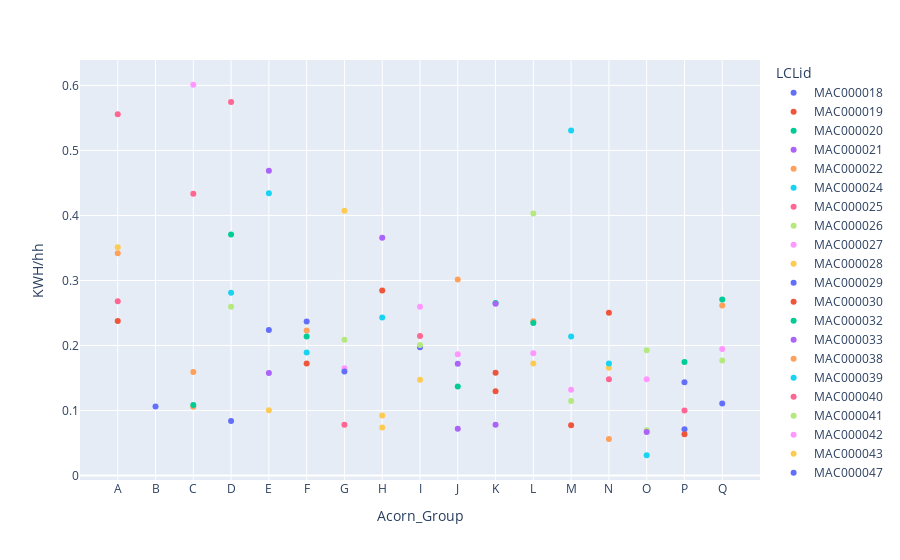

The code cell stored with this chart in its notebook:
### Code cell
# x and y given as DataFrame columns
import plotly.express as px
# iris is a pandas DataFrame
fig = px.scatter(dfhouse, x="Acorn_Group", y="KWH/hh", hover_data= ['LCLid'], color='LCLid',category_orders={"Acorn_Group": ['A','B','C','D','E','F','G','H','I','J','K','L','M', 'N','O','P','Q']})
fig.show()

### Figure 1 — Plotly figure (JSON) as saved in the notebook; plotly's stock layout.template omitted (floating-point values rounded to 4 significant figures)
{"data": [{"customdata": [["MAC000018"]], "hovertemplate": "LCLid=%{customdata[0]}<br>Acorn_Group=%{x}<br>KWH/hh=%{y}<extra></extra>", "legendgroup": "MAC000018", "marker": {"color": "#636efa", "symbol": "circle"}, "mode": "markers", "name": "MAC000018", "orientation": "v", "showlegend": true, "type": "scatter", "x": ["E"], "xaxis": "x", "y": [0.2239], "yaxis": "y"}, {"customdata": [["MAC000019"]], "hovertemplate": "LCLid=%{customdata[0]}<br>Acorn_Group=%{x}<br>KWH/hh=%{y}<extra></extra>", "legendgroup": "MAC000019", "marker": {"color": "#EF553B", "symbol": "circle"}, "mode": "markers", "name": "MAC000019", "orientation": "v", "showlegend": true, "type": "scatter", "x": ["K"], "xaxis": "x", "y": [0.1296], "yaxis": "y"}, {"customdata": [["MAC000020"]], "hovertemplate": "LCLid=%{customdata[0]}<br>Acorn_Group=%{x}<br>KWH/hh=%{y}<extra></extra>", "legendgroup": "MAC000020", "marker": {"color": "#00cc96", "symbol": "circle"}, "mode": "markers", "name": "MAC000020", "orientation": "v", "showlegend": true, "type": "scatter", "x": ["J"], "xaxis": "x", "y": [0.1368], "yaxis": "y"}, {"customdata": [["MAC000021"]], "hovertemplate": "LCLid=%{customdata[0]}<br>Acorn_Group=%{x}<br>KWH/hh=%{y}<extra></extra>", "legendgroup": "MAC000021", "marker": {"color": "#ab63fa", "symbol": "circle"}, "mode": "markers", "name": "MAC000021", "orientation": "v", "showlegend": true, "type": "scatter", "x": ["E"], "xaxis": "x", "y": [0.4689], "yaxis": "y"}, {"customdata": [["MAC000022"]], "hovertemplate": "LCLid=%{customdata[0]}<br>Acorn_Group=%{x}<br>KWH/hh=%{y}<extra></extra>", "legendgroup": "MAC000022", "marker": {"color": "#FFA15A", "symbol": "circle"}, "mode": "markers", "name": "MAC000022", "orientation": "v", "showlegend": true, "type": "scatter", "x": ["Q"], "xaxis": "x", "y": [0.2615], "yaxis": "y"}, {"customdata": [["MAC000024"]], "hovertemplate": "LCLid=%{customdata[0]}<br>Acorn_Group=%{x}<br>KWH/hh=%{y}<extra></extra>", "legendgroup": "MAC000024", "marker": {"color": "#19d3f3", "symbol": "circle"}, "mode": "markers", "name": "MAC000024", "orientation": "v", "showlegend": true, "type": "scatter", "x": ["E"], "xaxis": "x", "y": [0.4342], "yaxis": "y"}, {"customdata": [["MAC000025"]], "hovertemplate": "LCLid=%{customdata[0]}<br>Acorn_Group=%{x}<br>KWH/hh=%{y}<extra></extra>", "legendgroup": "MAC000025", "marker": {"color": "#FF6692", "symbol": "circle"}, "mode": "markers", "name": "MAC000025", "orientation": "v", "showlegend": true, "type": "scatter", "x": ["P"], "xaxis": "x", "y": [0.09987], "yaxis": "y"}, {"customdata": [["MAC000026"]], "hovertemplate": "LCLid=%{customdata[0]}<br>Acorn_Group=%{x}<br>KWH/hh=%{y}<extra></extra>", "legendgroup": "MAC000026", "marker": {"color": "#B6E880", "symbol": "circle"}, "mode": "markers", "name": "MAC000026", "orientation": "v", "showlegend": true, "type": "scatter", "x": ["D"], "xaxis": "x", "y": [0.2596], "yaxis": "y"}, {"customdata": [["MAC000027"]], "hovertemplate": "LCLid=%{customdata[0]}<br>Acorn_Group=%{x}<br>KWH/hh=%{y}<extra></extra>", "legendgroup": "MAC000027", "marker": {"color": "#FF97FF", "symbol": "circle"}, "mode": "markers", "name": "MAC000027", "orientation": "v", "showlegend": true, "type": "scatter", "x": ["J"], "xaxis": "x", "y": [0.1867], "yaxis": "y"}, {"customdata": [["MAC000028"]], "hovertemplate": "LCLid=%{customdata[0]}<br>Acorn_Group=%{x}<br>KWH/hh=%{y}<extra></extra>", "legendgroup": "MAC000028", "marker": {"color": "#FECB52", "symbol": "circle"}, "mode": "markers", "name": "MAC000028", "orientation": "v", "showlegend": true, "type": "scatter", "x": ["E"], "xaxis": "x", "y": [0.1003], "yaxis": "y"}, {"customdata": [["MAC000029"]], "hovertemplate": "LCLid=%{customdata[0]}<br>Acorn_Group=%{x}<br>KWH/hh=%{y}<extra></extra>", "legendgroup": "MAC000029", "marker": {"color": "#636efa", "symbol": "circle"}, "mode": "markers", "name": "MAC000029", "orientation": "v", "showlegend": true, "type": "scatter", "x": ["P"], "xaxis": "x", "y": [0.07135], "yaxis": "y"}, {"customdata": [["MAC000030"]], "hovertemplate": "LCLid=%{customdata[0]}<br>Acorn_Group=%{x}<br>KWH/hh=%{y}<extra></extra>", "legendgroup": "MAC000030", "marker": {"color": "#EF553B", "symbol": "circle"}, "mode": "markers", "name": "MAC000030", "orientation": "v", "showlegend": true, "type": "scatter", "x": ["A"], "xaxis": "x", "y": [0.2375], "yaxis": "y"}, {"customdata": [["MAC000032"]], "hovertemplate": "LCLid=%{customdata[0]}<br>Acorn_Group=%{x}<br>KWH/hh=%{y}<extra></extra>", "legendgroup": "MAC000032", "marker": {"color": "#00cc96", "symbol": "circle"}, "mode": "markers", "name": "MAC000032", "orientation": "v", "showlegend": true, "type": "scatter", "x": ["Q"], "xaxis": "x", "y": [0.2705], "yaxis": "y"}, {"customdata": [["MAC000033"]], "hovertemplate": "LCLid=%{customdata[0]}<br>Acorn_Group=%{x}<br>KWH/hh=%{y}<extra></extra>", "legendgroup": "MAC000033", "marker": {"color": "#ab63fa", "symbol": "circle"}, "mode": "markers", "name": "MAC000033", "orientation": "v", "showlegend": true, "type": "scatter", "x": ["E"], "xaxis": "x", "y": [0.1577], "yaxis": "y"}, {"customdata": [["MAC000038"]], "hovertemplate": "LCLid=%{customdata[0]}<br>Acorn_Group=%{x}<br>KWH/hh=%{y}<extra></extra>", "legendgroup": "MAC000038", "marker": {"color": "#FFA15A", "symbol": "circle"}, "mode": "markers", "name": "MAC000038", "orientation": "v", "showlegend": true, "type": "scatter", "x": ["L"], "xaxis": "x", "y": [0.2373], "yaxis": "y"}, {"customdata": [["MAC000039"]], "hovertemplate": "LCLid=%{customdata[0]}<br>Acorn_Group=%{x}<br>KWH/hh=%{y}<extra></extra>", "legendgroup": "MAC000039", "marker": {"color": "#19d3f3", "symbol": "circle"}, "mode": "markers", "name": "MAC000039", "orientation": "v", "showlegend": true, "type": "scatter", "x": ["F"], "xaxis": "x", "y": [0.1893], "yaxis": "y"}, {"customdata": [["MAC000040"]], "hovertemplate": "LCLid=%{customdata[0]}<br>Acorn_Group=%{x}<br>KWH/hh=%{y}<extra></extra>", "legendgroup": "MAC000040", "marker": {"color": "#FF6692", "symbol": "circle"}, "mode": "markers", "name": "MAC000040", "orientation": "v", "showlegend": true, "type": "scatter", "x": ["A"], "xaxis": "x", "y": [0.5557], "yaxis": "y"}, {"customdata": [["MAC000041"]], "hovertemplate": "LCLid=%{customdata[0]}<br>Acorn_Group=%{x}<br>KWH/hh=%{y}<extra></extra>", "legendgroup": "MAC000041", "marker": {"color": "#B6E880", "symbol": "circle"}, "mode": "markers", "name": "MAC000041", "orientation": "v", "showlegend": true, "type": "scatter", "x": ["Q"], "xaxis": "x", "y": [0.1767], "yaxis": "y"}, {"customdata": [["MAC000042"]], "hovertemplate": "LCLid=%{customdata[0]}<br>Acorn_Group=%{x}<br>KWH/hh=%{y}<extra></extra>", "legendgroup": "MAC000042", "marker": {"color": "#FF97FF", "symbol": "circle"}, "mode": "markers", "name": "MAC000042", "orientation": "v", "showlegend": true, "type": "scatter", "x": ["Q"], "xaxis": "x", "y": [0.1946], "yaxis": "y"}, {"customdata": [["MAC000043"]], "hovertemplate": "LCLid=%{customdata[0]}<br>Acorn_Group=%{x}<br>KWH/hh=%{y}<extra></extra>", "legendgroup": "MAC000043", "marker": {"color": "#FECB52", "symbol": "circle"}, "mode": "markers", "name": "MAC000043", "orientation": "v", "showlegend": true, "type": "scatter", "x": ["H"], "xaxis": "x", "y": [0.07385], "yaxis": "y"}, {"customdata": [["MAC000047"]], "hovertemplate": "LCLid=%{customdata[0]}<br>Acorn_Group=%{x}<br>KWH/hh=%{y}<extra></extra>", "legendgroup": "MAC000047", "marker": {"color": "#636efa", "symbol": "circle"}, "mode": "markers", "name": "MAC000047", "orientation": "v", "showlegend": true, "type": "scatter", "x": ["Q"], "xaxis": "x", "y": [0.1107], "yaxis": "y"}, {"customdata": [["MAC000053"]], "hovertemplate": "LCLid=%{customdata[0]}<br>Acorn_Group=%{x}<br>KWH/hh=%{y}<extra></extra>", "legendgroup": "MAC000053", "marker": {"color": "#EF553B", "symbol": "circle"}, "mode": "markers", "name": "MAC000053", "orientation": "v", "showlegend": true, "type": "scatter", "x": ["F"], "xaxis": "x", "y": [0.1724], "yaxis": "y"}, {"customdata": [["MAC000055"]], "hovertemplate": "LCLid=%{customdata[0]}<br>Acorn_Group=%{x}<br>KWH/hh=%{y}<extra></extra>", "legendgroup": "MAC000055", "marker": {"color": "#00cc96", "symbol": "circle"}, "mode": "markers", "name": "MAC000055", "orientation": "v", "showlegend": true, "type": "scatter", "x": ["K"], "xaxis": "x", "y": [0.2652], "yaxis": "y"}, {"customdata": [["MAC000059"]], "hovertemplate": "LCLid=%{customdata[0]}<br>Acorn_Group=%{x}<br>KWH/hh=%{y}<extra></extra>", "legendgroup": "MAC000059", "marker": {"color": "#ab63fa", "symbol": "circle"}, "mode": "markers", "name": "MAC000059", "orientation": "v", "showlegend": true, "type": "scatter", "x": ["H"], "xaxis": "x", "y": [0.3656], "yaxis": "y"}, {"customdata": [["MAC000060"]], "hovertemplate": "LCLid=%{customdata[0]}<br>Acorn_Group=%{x}<br>KWH/hh=%{y}<extra></extra>", "legendgroup": "MAC000060", "marker": {"color": "#FFA15A", "symbol": "circle"}, "mode": "markers", "name": "MAC000060", "orientation": "v", "showlegend": true, "type": "scatter", "x": ["F"], "xaxis": "x", "y": [0.2232], "yaxis": "y"}, {"customdata": [["MAC000062"]], "hovertemplate": "LCLid=%{customdata[0]}<br>Acorn_Group=%{x}<br>KWH/hh=%{y}<extra></extra>", "legendgroup": "MAC000062", "marker": {"color": "#19d3f3", "symbol": "circle"}, "mode": "markers", "name": "MAC000062", "orientation": "v", "showlegend": true, "type": "scatter", "x": ["H"], "xaxis": "x", "y": [0.2432], "yaxis": "y"}, {"customdata": [["MAC000067"]], "hovertemplate": "LCLid=%{customdata[0]}<br>Acorn_Group=%{x}<br>KWH/hh=%{y}<extra></extra>", "legendgroup": "MAC000067", "marker": {"color": "#FF6692", "symbol": "circle"}, "mode": "markers", "name": "MAC000067", "orientation": "v", "showlegend": true, "type": "scatter", "x": ["N"], "xaxis": "x", "y": [0.1482], "yaxis": "y"}, {"customdata": [["MAC000068"]], "hovertemplate": "LCLid=%{customdata[0]}<br>Acorn_Group=%{x}<br>KWH/hh=%{y}<extra></extra>", "legendgroup": "MAC000068", "marker": {"color": "#B6E880", "symbol": "circle"}, "mode": "markers", "name": "MAC000068", "orientation": "v", "showlegend": true, "type": "scatter", "x": ["L"], "xaxis": "x", "y": [0.4029], "yaxis": "y"}, {"customdata": [["MAC000069"]], "hovertemplate": "LCLid=%{customdata[0]}<br>Acorn_Group=%{x}<br>KWH/hh=%{y}<extra></extra>", "legendgroup": "MAC000069", "marker": {"color": "#FF97FF", "symbol": "circle"}, "mode": "markers", "name": "MAC000069", "orientation": "v", "showlegend": true, "type": "scatter", "x": ["G"], "xaxis": "x", "y": [0.1649], "yaxis": "y"}, {"customdata": [["MAC000070"]], "hovertemplate": "LCLid=%{customdata[0]}<br>Acorn_Group=%{x}<br>KWH/hh=%{y}<extra></extra>", "legendgroup": "MAC000070", "marker": {"color": "#FECB52", "symbol": "circle"}, "mode": "markers", "name": "MAC000070", "orientation": "v", "showlegend": true, "type": "scatter", "x": ["H"], "xaxis": "x", "y": [0.09245], "yaxis": "y"}, {"customdata": [["MAC000073"]], "hovertemplate": "LCLid=%{customdata[0]}<br>Acorn_Group=%{x}<br>KWH/hh=%{y}<extra></extra>", "legendgroup": "MAC000073", "marker": {"color": "#636efa", "symbol": "circle"}, "mode": "markers", "name": "MAC000073", "orientation": "v", "showlegend": true, "type": "scatter", "x": ["D"], "xaxis": "x", "y": [0.08379], "yaxis": "y"}, {"customdata": [["MAC000074"]], "hovertemplate": "LCLid=%{customdata[0]}<br>Acorn_Group=%{x}<br>KWH/hh=%{y}<extra></extra>", "legendgroup": "MAC000074", "marker": {"color": "#EF553B", "symbol": "circle"}, "mode": "markers", "name": "MAC000074", "orientation": "v", "showlegend": true, "type": "scatter", "x": ["H"], "xaxis": "x", "y": [0.2844], "yaxis": "y"}, {"customdata": [["MAC000079"]], "hovertemplate": "LCLid=%{customdata[0]}<br>Acorn_Group=%{x}<br>KWH/hh=%{y}<extra></extra>", "legendgroup": "MAC000079", "marker": {"color": "#00cc96", "symbol": "circle"}, "mode": "markers", "name": "MAC000079", "orientation": "v", "showlegend": true, "type": "scatter", "x": ["D"], "xaxis": "x", "y": [0.3706], "yaxis": "y"}, {"customdata": [["MAC000081"]], "hovertemplate": "LCLid=%{customdata[0]}<br>Acorn_Group=%{x}<br>KWH/hh=%{y}<extra></extra>", "legendgroup": "MAC000081", "marker": {"color": "#ab63fa", "symbol": "circle"}, "mode": "markers", "name": "MAC000081", "orientation": "v", "showlegend": true, "type": "scatter", "x": ["K"], "xaxis": "x", "y": [0.2642], "yaxis": "y"}, {"customdata": [["MAC000083"]], "hovertemplate": "LCLid=%{customdata[0]}<br>Acorn_Group=%{x}<br>KWH/hh=%{y}<extra></extra>", "legendgroup": "MAC000083", "marker": {"color": "#FFA15A", "symbol": "circle"}, "mode": "markers", "name": "MAC000083", "orientation": "v", "showlegend": true, "type": "scatter", "x": ["J"], "xaxis": "x", "y": [0.3016], "yaxis": "y"}, {"customdata": [["MAC000084"]], "hovertemplate": "LCLid=%{customdata[0]}<br>Acorn_Group=%{x}<br>KWH/hh=%{y}<extra></extra>", "legendgroup": "MAC000084", "marker": {"color": "#19d3f3", "symbol": "circle"}, "mode": "markers", "name": "MAC000084", "orientation": "v", "showlegend": true, "type": "scatter", "x": ["D"], "xaxis": "x", "y": [0.281], "yaxis": "y"}, {"customdata": [["MAC000085"]], "hovertemplate": "LCLid=%{customdata[0]}<br>Acorn_Group=%{x}<br>KWH/hh=%{y}<extra></extra>", "legendgroup": "MAC000085", "marker": {"color": "#FF6692", "symbol": "circle"}, "mode": "markers", "name": "MAC000085", "orientation": "v", "showlegend": true, "type": "scatter", "x": ["D"], "xaxis": "x", "y": [0.5744], "yaxis": "y"}, {"customdata": [["MAC000094"]], "hovertemplate": "LCLid=%{customdata[0]}<br>Acorn_Group=%{x}<br>KWH/hh=%{y}<extra></extra>", "legendgroup": "MAC000094", "marker": {"color": "#B6E880", "symbol": "circle"}, "mode": "markers", "name": "MAC000094", "orientation": "v", "showlegend": true, "type": "scatter", "x": ["G"], "xaxis": "x", "y": [0.2087], "yaxis": "y"}, {"customdata": [["MAC000096"]], "hovertemplate": "LCLid=%{customdata[0]}<br>Acorn_Group=%{x}<br>KWH/hh=%{y}<extra></extra>", "legendgroup": "MAC000096", "marker": {"color": "#FF97FF", "symbol": "circle"}, "mode": "markers", "name": "MAC000096", "orientation": "v", "showlegend": true, "type": "scatter", "x": ["C"], "xaxis": "x", "y": [0.601], "yaxis": "y"}, {"customdata": [["MAC000097"]], "hovertemplate": "LCLid=%{customdata[0]}<br>Acorn_Group=%{x}<br>KWH/hh=%{y}<extra></extra>", "legendgroup": "MAC000097", "marker": {"color": "#FECB52", "symbol": "circle"}, "mode": "markers", "name": "MAC000097", "orientation": "v", "showlegend": true, "type": "scatter", "x": ["G"], "xaxis": "x", "y": [0.4073], "yaxis": "y"}, {"customdata": [["MAC000098"]], "hovertemplate": "LCLid=%{customdata[0]}<br>Acorn_Group=%{x}<br>KWH/hh=%{y}<extra></extra>", "legendgroup": "MAC000098", "marker": {"color": "#636efa", "symbol": "circle"}, "mode": "markers", "name": "MAC000098", "orientation": "v", "showlegend": true, "type": "scatter", "x": ["F"], "xaxis": "x", "y": [0.2369], "yaxis": "y"}, {"customdata": [["MAC000100"]], "hovertemplate": "LCLid=%{customdata[0]}<br>Acorn_Group=%{x}<br>KWH/hh=%{y}<extra></extra>", "legendgroup": "MAC000100", "marker": {"color": "#EF553B", "symbol": "circle"}, "mode": "markers", "name": "MAC000100", "orientation": "v", "showlegend": true, "type": "scatter", "x": ["N"], "xaxis": "x", "y": [0.2505], "yaxis": "y"}, {"customdata": [["MAC000101"]], "hovertemplate": "LCLid=%{customdata[0]}<br>Acorn_Group=%{x}<br>KWH/hh=%{y}<extra></extra>", "legendgroup": "MAC000101", "marker": {"color": "#00cc96", "symbol": "circle"}, "mode": "markers", "name": "MAC000101", "orientation": "v", "showlegend": true, "type": "scatter", "x": ["L"], "xaxis": "x", "y": [0.2344], "yaxis": "y"}, {"customdata": [["MAC000108"]], "hovertemplate": "LCLid=%{customdata[0]}<br>Acorn_Group=%{x}<br>KWH/hh=%{y}<extra></extra>", "legendgroup": "MAC000108", "marker": {"color": "#ab63fa", "symbol": "circle"}, "mode": "markers", "name": "MAC000108", "orientation": "v", "showlegend": true, "type": "scatter", "x": ["J"], "xaxis": "x", "y": [0.07194], "yaxis": "y"}, {"customdata": [["MAC000110"]], "hovertemplate": "LCLid=%{customdata[0]}<br>Acorn_Group=%{x}<br>KWH/hh=%{y}<extra></extra>", "legendgroup": "MAC000110", "marker": {"color": "#FFA15A", "symbol": "circle"}, "mode": "markers", "name": "MAC000110", "orientation": "v", "showlegend": true, "type": "scatter", "x": ["A"], "xaxis": "x", "y": [0.342], "yaxis": "y"}, {"customdata": [["MAC000111"]], "hovertemplate": "LCLid=%{customdata[0]}<br>Acorn_Group=%{x}<br>KWH/hh=%{y}<extra></extra>", "legendgroup": "MAC000111", "marker": {"color": "#19d3f3", "symbol": "circle"}, "mode": "markers", "name": "MAC000111", "orientation": "v", "showlegend": true, "type": "scatter", "x": ["M"], "xaxis": "x", "y": [0.214], "yaxis": "y"}, {"customdata": [["MAC000112"]], "hovertemplate": "LCLid=%{customdata[0]}<br>Acorn_Group=%{x}<br>KWH/hh=%{y}<extra></extra>", "legendgroup": "MAC000112", "marker": {"color": "#FF6692", "symbol": "circle"}, "mode": "markers", "name": "MAC000112", "orientation": "v", "showlegend": true, "type": "scatter", "x": ["A"], "xaxis": "x", "y": [0.268], "yaxis": "y"}, {"customdata": [["MAC000114"]], "hovertemplate": "LCLid=%{customdata[0]}<br>Acorn_Group=%{x}<br>KWH/hh=%{y}<extra></extra>", "legendgroup": "MAC000114", "marker": {"color": "#B6E880", "symbol": "circle"}, "mode": "markers", "name": "MAC000114", "orientation": "v", "showlegend": true, "type": "scatter", "x": ["M"], "xaxis": "x", "y": [0.1146], "yaxis": "y"}, {"customdata": [["MAC000115"]], "hovertemplate": "LCLid=%{customdata[0]}<br>Acorn_Group=%{x}<br>KWH/hh=%{y}<extra></extra>", "legendgroup": "MAC000115", "marker": {"color": "#FF97FF", "symbol": "circle"}, "mode": "markers", "name": "MAC000115", "orientation": "v", "showlegend": true, "type": "scatter", "x": ["L"], "xaxis": "x", "y": [0.1879], "yaxis": "y"}, {"customdata": [["MAC000117"]], "hovertemplate": "LCLid=%{customdata[0]}<br>Acorn_Group=%{x}<br>KWH/hh=%{y}<extra></extra>", "legendgroup": "MAC000117", "marker": {"color": "#FECB52", "symbol": "circle"}, "mode": "markers", "name": "MAC000117", "orientation": "v", "showlegend": true, "type": "scatter", "x": ["L"], "xaxis": "x", "y": [0.1722], "yaxis": "y"}, {"customdata": [["MAC000118"]], "hovertemplate": "LCLid=%{customdata[0]}<br>Acorn_Group=%{x}<br>KWH/hh=%{y}<extra></extra>", "legendgroup": "MAC000118", "marker": {"color": "#636efa", "symbol": "circle"}, "mode": "markers", "name": "MAC000118", "orientation": "v", "showlegend": true, "type": "scatter", "x": ["G"], "xaxis": "x", "y": [0.1601], "yaxis": "y"}, {"customdata": [["MAC000123"]], "hovertemplate": "LCLid=%{customdata[0]}<br>Acorn_Group=%{x}<br>KWH/hh=%{y}<extra></extra>", "legendgroup": "MAC000123", "marker": {"color": "#EF553B", "symbol": "circle"}, "mode": "markers", "name": "MAC000123", "orientation": "v", "showlegend": true, "type": "scatter", "x": ["K"], "xaxis": "x", "y": [0.1581], "yaxis": "y"}, {"customdata": [["MAC000125"]], "hovertemplate": "LCLid=%{customdata[0]}<br>Acorn_Group=%{x}<br>KWH/hh=%{y}<extra></extra>", "legendgroup": "MAC000125", "marker": {"color": "#00cc96", "symbol": "circle"}, "mode": "markers", "name": "MAC000125", "orientation": "v", "showlegend": true, "type": "scatter", "x": ["F"], "xaxis": "x", "y": [0.2136], "yaxis": "y"}, {"customdata": [["MAC000130"]], "hovertemplate": "LCLid=%{customdata[0]}<br>Acorn_Group=%{x}<br>KWH/hh=%{y}<extra></extra>", "legendgroup": "MAC000130", "marker": {"color": "#ab63fa", "symbol": "circle"}, "mode": "markers", "name": "MAC000130", "orientation": "v", "showlegend": true, "type": "scatter", "x": ["K"], "xaxis": "x", "y": [0.07822], "yaxis": "y"}, {"customdata": [["MAC000140"]], "hovertemplate": "LCLid=%{customdata[0]}<br>Acorn_Group=%{x}<br>KWH/hh=%{y}<extra></extra>", "legendgroup": "MAC000140", "marker": {"color": "#FFA15A", "symbol": "circle"}, "mode": "markers", "name": "MAC000140", "orientation": "v", "showlegend": true, "type": "scatter", "x": ["C"], "xaxis": "x", "y": [0.1059], "yaxis": "y"}, {"customdata": [["MAC000142"]], "hovertemplate": "LCLid=%{customdata[0]}<br>Acorn_Group=%{x}<br>KWH/hh=%{y}<extra></extra>", "legendgroup": "MAC000142", "marker": {"color": "#19d3f3", "symbol": "circle"}, "mode": "markers", "name": "MAC000142", "orientation": "v", "showlegend": true, "type": "scatter", "x": ["M"], "xaxis": "x", "y": [0.5308], "yaxis": "y"}, {"customdata": [["MAC000151"]], "hovertemplate": "LCLid=%{customdata[0]}<br>Acorn_Group=%{x}<br>KWH/hh=%{y}<extra></extra>", "legendgroup": "MAC000151", "marker": {"color": "#FF6692", "symbol": "circle"}, "mode": "markers", "name": "MAC000151", "orientation": "v", "showlegend": true, "type": "scatter", "x": ["G"], "xaxis": "x", "y": [0.07805], "yaxis": "y"}, {"customdata": [["MAC000171"]], "hovertemplate": "LCLid=%{customdata[0]}<br>Acorn_Group=%{x}<br>KWH/hh=%{y}<extra></extra>", "legendgroup": "MAC000171", "marker": {"color": "#B6E880", "symbol": "circle"}, "mode": "markers", "name": "MAC000171", "orientation": "v", "showlegend": true, "type": "scatter", "x": ["O"], "xaxis": "x", "y": [0.06973], "yaxis": "y"}, {"customdata": [["MAC000213"]], "hovertemplate": "LCLid=%{customdata[0]}<br>Acorn_Group=%{x}<br>KWH/hh=%{y}<extra></extra>", "legendgroup": "MAC000213", "marker": {"color": "#FF97FF", "symbol": "circle"}, "mode": "markers", "name": "MAC000213", "orientation": "v", "showlegend": true, "type": "scatter", "x": ["O"], "xaxis": "x", "y": [0.1481], "yaxis": "y"}, {"customdata": [["MAC000246"]], "hovertemplate": "LCLid=%{customdata[0]}<br>Acorn_Group=%{x}<br>KWH/hh=%{y}<extra></extra>", "legendgroup": "MAC000246", "marker": {"color": "#FECB52", "symbol": "circle"}, "mode": "markers", "name": "MAC000246", "orientation": "v", "showlegend": true, "type": "scatter", "x": ["A"], "xaxis": "x", "y": [0.3511], "yaxis": "y"}, {"customdata": [["MAC000283"]], "hovertemplate": "LCLid=%{customdata[0]}<br>Acorn_Group=%{x}<br>KWH/hh=%{y}<extra></extra>", "legendgroup": "MAC000283", "marker": {"color": "#636efa", "symbol": "circle"}, "mode": "markers", "name": "MAC000283", "orientation": "v", "showlegend": true, "type": "scatter", "x": ["P"], "xaxis": "x", "y": [0.1436], "yaxis": "y"}, {"customdata": [["MAC000337"]], "hovertemplate": "LCLid=%{customdata[0]}<br>Acorn_Group=%{x}<br>KWH/hh=%{y}<extra></extra>", "legendgroup": "MAC000337", "marker": {"color": "#EF553B", "symbol": "circle"}, "mode": "markers", "name": "MAC000337", "orientation": "v", "showlegend": true, "type": "scatter", "x": ["P"], "xaxis": "x", "y": [0.0635], "yaxis": "y"}, {"customdata": [["MAC000350"]], "hovertemplate": "LCLid=%{customdata[0]}<br>Acorn_Group=%{x}<br>KWH/hh=%{y}<extra></extra>", "legendgroup": "MAC000350", "marker": {"color": "#00cc96", "symbol": "circle"}, "mode": "markers", "name": "MAC000350", "orientation": "v", "showlegend": true, "type": "scatter", "x": ["P"], "xaxis": "x", "y": [0.1748], "yaxis": "y"}, {"customdata": [["MAC000363"]], "hovertemplate": "LCLid=%{customdata[0]}<br>Acorn_Group=%{x}<br>KWH/hh=%{y}<extra></extra>", "legendgroup": "MAC000363", "marker": {"color": "#ab63fa", "symbol": "circle"}, "mode": "markers", "name": "MAC000363", "orientation": "v", "showlegend": true, "type": "scatter", "x": ["O"], "xaxis": "x", "y": [0.06708], "yaxis": "y"}, {"customdata": [["MAC000410"]], "hovertemplate": "LCLid=%{customdata[0]}<br>Acorn_Group=%{x}<br>KWH/hh=%{y}<extra></extra>", "legendgroup": "MAC000410", "marker": {"color": "#FFA15A", "symbol": "circle"}, "mode": "markers", "name": "MAC000410", "orientation": "v", "showlegend": true, "type": "scatter", "x": ["N"], "xaxis": "x", "y": [0.05612], "yaxis": "y"}, {"customdata": [["MAC000427"]], "hovertemplate": "LCLid=%{customdata[0]}<br>Acorn_Group=%{x}<br>KWH/hh=%{y}<extra></extra>", "legendgroup": "MAC000427", "marker": {"color": "#19d3f3", "symbol": "circle"}, "mode": "markers", "name": "MAC000427", "orientation": "v", "showlegend": true, "type": "scatter", "x": ["O"], "xaxis": "x", "y": [0.03117], "yaxis": "y"}, {"customdata": [["MAC000431"]], "hovertemplate": "LCLid=%{customdata[0]}<br>Acorn_Group=%{x}<br>KWH/hh=%{y}<extra></extra>", "legendgroup": "MAC000431", "marker": {"color": "#FF6692", "symbol": "circle"}, "mode": "markers", "name": "MAC000431", "orientation": "v", "showlegend": true, "type": "scatter", "x": ["C"], "xaxis": "x", "y": [0.4332], "yaxis": "y"}, {"customdata": [["MAC000474"]], "hovertemplate": "LCLid=%{customdata[0]}<br>Acorn_Group=%{x}<br>KWH/hh=%{y}<extra></extra>", "legendgroup": "MAC000474", "marker": {"color": "#B6E880", "symbol": "circle"}, "mode": "markers", "name": "MAC000474", "orientation": "v", "showlegend": true, "type": "scatter", "x": ["O"], "xaxis": "x", "y": [0.1927], "yaxis": "y"}, {"customdata": [["MAC000477"]], "hovertemplate": "LCLid=%{customdata[0]}<br>Acorn_Group=%{x}<br>KWH/hh=%{y}<extra></extra>", "legendgroup": "MAC000477", "marker": {"color": "#FF97FF", "symbol": "circle"}, "mode": "markers", "name": "MAC000477", "orientation": "v", "showlegend": true, "type": "scatter", "x": ["M"], "xaxis": "x", "y": [0.1321], "yaxis": "y"}, {"customdata": [["MAC000483"]], "hovertemplate": "LCLid=%{customdata[0]}<br>Acorn_Group=%{x}<br>KWH/hh=%{y}<extra></extra>", "legendgroup": "MAC000483", "marker": {"color": "#FECB52", "symbol": "circle"}, "mode": "markers", "name": "MAC000483", "orientation": "v", "showlegend": true, "type": "scatter", "x": ["N"], "xaxis": "x", "y": [0.1656], "yaxis": "y"}, {"customdata": [["MAC000492"]], "hovertemplate": "LCLid=%{customdata[0]}<br>Acorn_Group=%{x}<br>KWH/hh=%{y}<extra></extra>", "legendgroup": "MAC000492", "marker": {"color": "#636efa", "symbol": "circle"}, "mode": "markers", "name": "MAC000492", "orientation": "v", "showlegend": true, "type": "scatter", "x": ["I"], "xaxis": "x", "y": [0.1972], "yaxis": "y"}, {"customdata": [["MAC000493"]], "hovertemplate": "LCLid=%{customdata[0]}<br>Acorn_Group=%{x}<br>KWH/hh=%{y}<extra></extra>", "legendgroup": "MAC000493", "marker": {"color": "#EF553B", "symbol": "circle"}, "mode": "markers", "name": "MAC000493", "orientation": "v", "showlegend": true, "type": "scatter", "x": ["M"], "xaxis": "x", "y": [0.07723], "yaxis": "y"}, {"customdata": [["MAC000517"]], "hovertemplate": "LCLid=%{customdata[0]}<br>Acorn_Group=%{x}<br>KWH/hh=%{y}<extra></extra>", "legendgroup": "MAC000517", "marker": {"color": "#00cc96", "symbol": "circle"}, "mode": "markers", "name": "MAC000517", "orientation": "v", "showlegend": true, "type": "scatter", "x": ["C"], "xaxis": "x", "y": [0.1083], "yaxis": "y"}, {"customdata": [["MAC000520"]], "hovertemplate": "LCLid=%{customdata[0]}<br>Acorn_Group=%{x}<br>KWH/hh=%{y}<extra></extra>", "legendgroup": "MAC000520", "marker": {"color": "#ab63fa", "symbol": "circle"}, "mode": "markers", "name": "MAC000520", "orientation": "v", "showlegend": true, "type": "scatter", "x": ["J"], "xaxis": "x", "y": [0.1717], "yaxis": "y"}, {"customdata": [["MAC000545"]], "hovertemplate": "LCLid=%{customdata[0]}<br>Acorn_Group=%{x}<br>KWH/hh=%{y}<extra></extra>", "legendgroup": "MAC000545", "marker": {"color": "#FFA15A", "symbol": "circle"}, "mode": "markers", "name": "MAC000545", "orientation": "v", "showlegend": true, "type": "scatter", "x": ["C"], "xaxis": "x", "y": [0.1592], "yaxis": "y"}, {"customdata": [["MAC000581"]], "hovertemplate": "LCLid=%{customdata[0]}<br>Acorn_Group=%{x}<br>KWH/hh=%{y}<extra></extra>", "legendgroup": "MAC000581", "marker": {"color": "#19d3f3", "symbol": "circle"}, "mode": "markers", "name": "MAC000581", "orientation": "v", "showlegend": true, "type": "scatter", "x": ["N"], "xaxis": "x", "y": [0.1724], "yaxis": "y"}, {"customdata": [["MAC000726"]], "hovertemplate": "LCLid=%{customdata[0]}<br>Acorn_Group=%{x}<br>KWH/hh=%{y}<extra></extra>", "legendgroup": "MAC000726", "marker": {"color": "#FF6692", "symbol": "circle"}, "mode": "markers", "name": "MAC000726", "orientation": "v", "showlegend": true, "type": "scatter", "x": ["I"], "xaxis": "x", "y": [0.2146], "yaxis": "y"}, {"customdata": [["MAC000824"]], "hovertemplate": "LCLid=%{customdata[0]}<br>Acorn_Group=%{x}<br>KWH/hh=%{y}<extra></extra>", "legendgroup": "MAC000824", "marker": {"color": "#B6E880", "symbol": "circle"}, "mode": "markers", "name": "MAC000824", "orientation": "v", "showlegend": true, "type": "scatter", "x": ["I"], "xaxis": "x", "y": [0.2009], "yaxis": "y"}, {"customdata": [["MAC000833"]], "hovertemplate": "LCLid=%{customdata[0]}<br>Acorn_Group=%{x}<br>KWH/hh=%{y}<extra></extra>", "legendgroup": "MAC000833", "marker": {"color": "#FF97FF", "symbol": "circle"}, "mode": "markers", "name": "MAC000833", "orientation": "v", "showlegend": true, "type": "scatter", "x": ["I"], "xaxis": "x", "y": [0.2595], "yaxis": "y"}, {"customdata": [["MAC000854"]], "hovertemplate": "LCLid=%{customdata[0]}<br>Acorn_Group=%{x}<br>KWH/hh=%{y}<extra></extra>", "legendgroup": "MAC000854", "marker": {"color": "#FECB52", "symbol": "circle"}, "mode": "markers", "name": "MAC000854", "orientation": "v", "showlegend": true, "type": "scatter", "x": ["I"], "xaxis": "x", "y": [0.1472], "yaxis": "y"}, {"customdata": [["MAC000897"]], "hovertemplate": "LCLid=%{customdata[0]}<br>Acorn_Group=%{x}<br>KWH/hh=%{y}<extra></extra>", "legendgroup": "MAC000897", "marker": {"color": "#636efa", "symbol": "circle"}, "mode": "markers", "name": "MAC000897", "orientation": "v", "showlegend": true, "type": "scatter", "x": ["B"], "xaxis": "x", "y": [0.1063], "yaxis": "y"}], "layout": {"legend": {"title": {"text": "LCLid"}, "tracegroupgap": 0}, "margin": {"t": 60}, "xaxis": {"anchor": "y", "categoryarray": ["A", "B", "C", "D", "E", "F", "G", "H", "I", "J", "K", "L", "M", "N", "O", "P", "Q"], "categoryorder": "array", "domain": [0, 1], "title": {"text": "Acorn_Group"}}, "yaxis": {"anchor": "x", "domain": [0, 1], "title": {"text": "KWH/hh"}}}}
